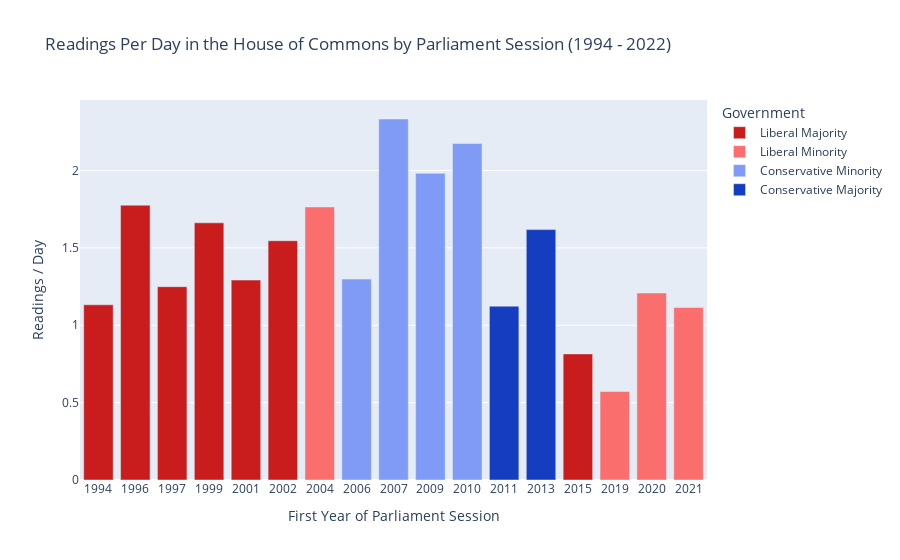

Notebook code for this chart:
### Code cell
color_map =  { 
    "Liberal Majority": "#c91c1c", 
    "Liberal Minority": "#fa6e6e",
    "Conservative Minority": "#7f9bf5",
    "Conservative Majority": "#153dbf"
}

fig = px.bar(
    data_1, 
    x = "StartYear", 
    y = "ReadingsPerDay", 
    color= "Government",
    color_discrete_map = color_map,
    title = "Readings Per Day in the House of Commons by Parliament Session (1994 - 2022)",
    labels = {
        "StartYear": "First Year of Parliament Session",
        "ReadingsPerDay": "Readings / Day"
    }
)

fig.update_layout(xaxis={'categoryorder':'category ascending'})

fig.show()

### Figure 1 — Plotly figure (JSON) as saved in the notebook; plotly's stock layout.template omitted (floating-point values rounded to 4 significant figures)
{"data": [{"alignmentgroup": "True", "hovertemplate": "Government=Liberal Majority<br>First Year of Parliament Session=%{x}<br>Readings / Day=%{y}<extra></extra>", "legendgroup": "Liberal Majority", "marker": {"color": "#c91c1c", "pattern": {"shape": ""}}, "name": "Liberal Majority", "offsetgroup": "Liberal Majority", "orientation": "v", "showlegend": true, "textposition": "auto", "type": "bar", "x": ["1994", "1996", "1997", "1999", "2001", "2002", "2015"], "xaxis": "x", "y": [1.133, 1.776, 1.249, 1.662, 1.292, 1.547, 0.8149], "yaxis": "y"}, {"alignmentgroup": "True", "hovertemplate": "Government=Liberal Minority<br>First Year of Parliament Session=%{x}<br>Readings / Day=%{y}<extra></extra>", "legendgroup": "Liberal Minority", "marker": {"color": "#fa6e6e", "pattern": {"shape": ""}}, "name": "Liberal Minority", "offsetgroup": "Liberal Minority", "orientation": "v", "showlegend": true, "textposition": "auto", "type": "bar", "x": ["2004", "2019", "2020", "2021"], "xaxis": "x", "y": [1.765, 0.572, 1.209, 1.115], "yaxis": "y"}, {"alignmentgroup": "True", "hovertemplate": "Government=Conservative Minority<br>First Year of Parliament Session=%{x}<br>Readings / Day=%{y}<extra></extra>", "legendgroup": "Conservative Minority", "marker": {"color": "#7f9bf5", "pattern": {"shape": ""}}, "name": "Conservative Minority", "offsetgroup": "Conservative Minority", "orientation": "v", "showlegend": true, "textposition": "auto", "type": "bar", "x": ["2006", "2007", "2009", "2010"], "xaxis": "x", "y": [1.299, 2.333, 1.982, 2.175], "yaxis": "y"}, {"alignmentgroup": "True", "hovertemplate": "Government=Conservative Majority<br>First Year of Parliament Session=%{x}<br>Readings / Day=%{y}<extra></extra>", "legendgroup": "Conservative Majority", "marker": {"color": "#153dbf", "pattern": {"shape": ""}}, "name": "Conservative Majority", "offsetgroup": "Conservative Majority", "orientation": "v", "showlegend": true, "textposition": "auto", "type": "bar", "x": ["2011", "2013"], "xaxis": "x", "y": [1.124, 1.618], "yaxis": "y"}], "layout": {"autosize": true, "barmode": "relative", "legend": {"title": {"text": "Government"}, "tracegroupgap": 0}, "title": {"text": "Readings Per Day in the House of Commons by Parliament Session (1994 - 2022)"}, "xaxis": {"anchor": "y", "autorange": true, "categoryorder": "category ascending", "domain": [0, 1], "range": [-0.5, 16.5], "title": {"text": "First Year of Parliament Session"}, "type": "category"}, "yaxis": {"anchor": "x", "autorange": true, "domain": [0, 1], "range": [0, 2.456], "title": {"text": "Readings / Day"}, "type": "linear"}}}
